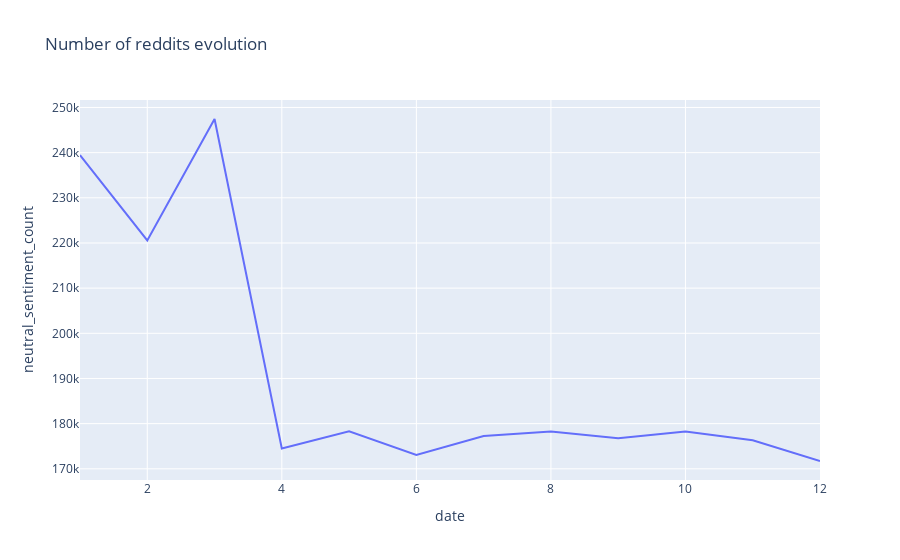

Notebook code for this chart:
### Code cell
fig = px.line(time_twitter_week, x="date", y="neutral_sentiment_count", title='Number of reddits evolution')
fig.show()

### Figure 1 — Plotly figure (JSON) as saved in the notebook; plotly's stock layout.template omitted (floating-point values rounded to 4 significant figures)
{"data": [{"hoverlabel": {"namelength": 0}, "hovertemplate": "date=%{x}<br>neutral_sentiment_count=%{y}", "legendgroup": "", "line": {"color": "#636efa", "dash": "solid"}, "mode": "lines", "name": "", "showlegend": false, "type": "scatter", "x": [1, 2, 3, 4, 5, 6, 7, 8, 9, 10, 11, 12], "xaxis": "x", "y": [239473, 220570, 247450, 174501, 178315, 173040, 177266, 178277, 176767, 178277, 176322, 171725], "yaxis": "y"}], "layout": {"legend": {"tracegroupgap": 0}, "title": {"text": "Number of reddits evolution"}, "xaxis": {"anchor": "y", "domain": [0, 1], "title": {"text": "date"}}, "yaxis": {"anchor": "x", "domain": [0, 1], "title": {"text": "neutral_sentiment_count"}}}}
